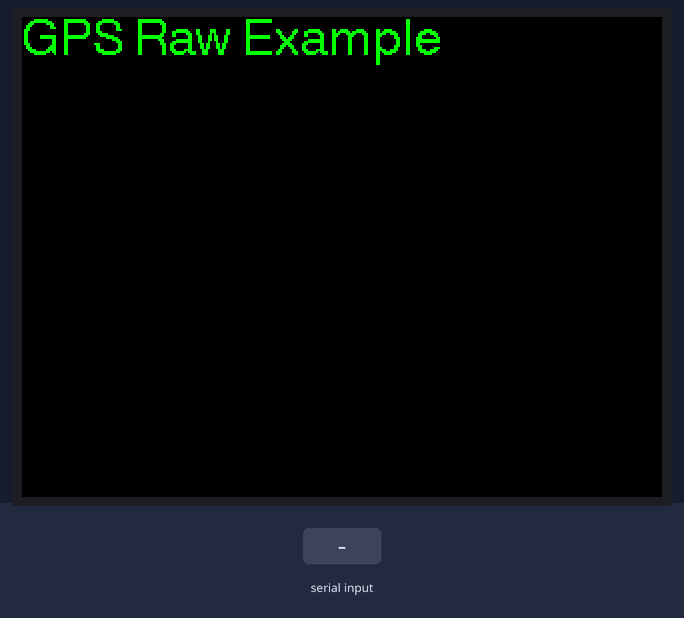
The sketch below on a simulated ESP32. Shown: 320×240 colour display. Inputs (shaded band) come from the test bench. What the sketch prints to the serial monitor is not drawn.

Above: at 1.4 s.
1.5 s: "1\n" received over the second serial link
4.2 s: "0\n" received over the second serial link
At 7.6 s:
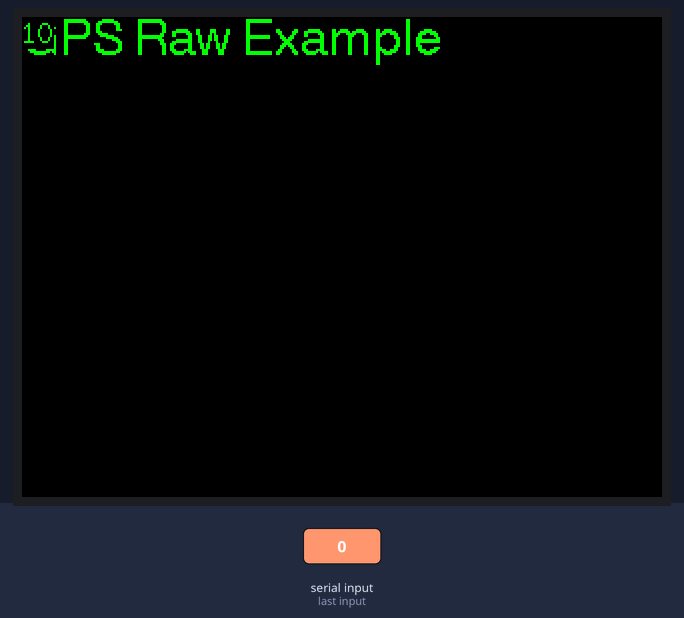
Timing chart, 0 to 9.1 s (numbered marks = the images above; inputs shaded):
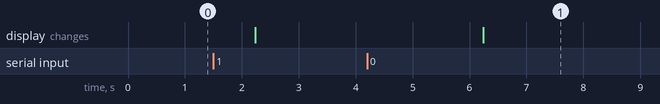

Measured:
- after the input at 4.2 s, the display: changes after 2.0 s (image 1)

The sketch:

GPSRaw.ino
```cpp
/*
  please add TinyGPSPlus to your library first........
  TinyGPSPlus file in M5stack lib examples -> modules -> GPS -> TinyGPSPlus-1.0.2.zip
*/

#include <M5Stack.h>

HardwareSerial GPSRaw(2);

void setup() {

  M5.begin();
  M5.Power.begin();
  GPSRaw.begin(9600);
  Serial.println("hello");
  termInit();
  M5.Lcd.setTextFont(4);
  M5.Lcd.println(("GPS Raw Example"));
}

void loop() {
  // put your main code here, to run repeatedly:
  if(Serial.available()) {
    int ch = Serial.read();
    GPSRaw.write(ch);
  }

  if(GPSRaw.available()) {
    int ch = GPSRaw.read();
    Serial.write(ch);
    termPutchar(ch);
  }
  delay(2000);
}
```

TFT_Terminal.ino
```cpp
// (licence header left out)
#include <M5Stack.h>

// The scrolling area must be a integral multiple of TEXT_HEIGHT
#define TEXT_HEIGHT 16 // Height of text to be printed and scrolled
#define TOP_FIXED_AREA 14 // Number of lines in top fixed area (lines counted from top of screen)
#define BOT_FIXED_AREA 0 // Number of lines in bottom fixed area (lines counted from bottom of screen)
#define YMAX 240 // Bottom of screen area

// The initial y coordinate of the top of the scrolling area
uint16_t yStart = 16;
// yArea must be a integral multiple of TEXT_HEIGHT
uint16_t yArea = YMAX-TOP_FIXED_AREA-BOT_FIXED_AREA;
// The initial y coordinate of the top of the bottom text line
// uint16_t yDraw = YMAX - BOT_FIXED_AREA - TEXT_HEIGHT;
uint16_t yDraw = 0;

// Keep track of the drawing x coordinate
uint16_t xPos = 0;

// For the byte we read from the serial port
byte data = 0;

// A few test variables used during debugging
boolean change_colour = 1;
boolean selected = 1;

// We have to blank the top line each time the display is scrolled, but this takes up to 13 milliseconds
// for a full width line, meanwhile the serial buffer may be filling... and overflowing
// We can speed up scrolling of short text lines by just blanking the character we drew
int blank[19]; // We keep all the strings pixel lengths to optimise the speed of the top line blanking

void termInit() {
  // Setup the TFT display
  // M5.begin();
  // M5.Lcd.setRotation(5); // Must be setRotation(0) for this sketch to work correctly
  M5.Lcd.fillScreen(TFT_BLACK);

  // Setup baud rate and draw top banner
  // Serial.begin(115200);

  // M5.Lcd.setTextColor(TFT_WHITE, TFT_BLUE);
  // M5.Lcd.fillRect(0,0,320,TEXT_HEIGHT, TFT_BLUE);
  // M5.Lcd.drawCentreString(" Serial Terminal - 115200 baud ",320/2,0,2);

  // Change colour for scrolling zone text
  M5.Lcd.setTextColor(GREEN, TFT_BLACK);

  // Setup scroll area
  // setupScrollArea(TOP_FIXED_AREA, BOT_FIXED_AREA);
  setupScrollArea(0, 0);
  // Zero the array
  // for (byte i = 0; i<18; i++) blank[i]=0;
}


void termPutchar(unsigned char data) {
  //  These lines change the text colour when the serial buffer is emptied
  //  These are test lines to see if we may be losing characters
  //  Also uncomment the change_colour line below to try them
  //
  //  if (change_colour){
  //  change_colour = 0;
  //  if (selected == 1) {M5.Lcd.setTextColor(TFT_CYAN, TFT_BLACK); selected = 0;}
  //  else {M5.Lcd.setTextColor(TFT_MAGENTA, TFT_BLACK); selected = 1;}
  //}

  // while (Serial.available())
  {
    // data = Serial.read();
    // If it is a CR or we are near end of line then scroll one line
    if (data == '\r' || xPos>311) {
      xPos = 0;
      yDraw = scroll_line(); // It can take 13ms to scroll and blank 16 pixel lines
    }
    if (data > 31 && data < 128) {
      xPos += M5.Lcd.drawChar(data,xPos,yDraw,2);
      // blank[(18+(yStart-TOP_FIXED_AREA)/TEXT_HEIGHT)%19]=xPos; // Keep a record of line lengths
    }
    //change_colour = 1; // Line to indicate buffer is being emptied
  }
}

void printString(unsigned char *str)
{
  while(*str) termPutchar(*str++);
}

// ##############################################################################################
// Call this function to scroll the display one text line
// ##############################################################################################
int scroll_line() {
  int yTemp = yStart; // Store the old yStart, this is where we draw the next line
  // Use the record of line lengths to optimise the rectangle size we need to erase the top line
  // M5.Lcd.fillRect(0,yStart,blank[(yStart-TOP_FIXED_AREA)/TEXT_HEIGHT],TEXT_HEIGHT, TFT_BLACK);
  M5.Lcd.fillRect(0,yStart,320,TEXT_HEIGHT, TFT_BLACK);

  // Change the top of the scroll area
  yStart+=TEXT_HEIGHT;
  // The value must wrap around as the screen memory is a circular buffer
  // if (yStart >= YMAX - BOT_FIXED_AREA) yStart = TOP_FIXED_AREA + (yStart - YMAX + BOT_FIXED_AREA);
  if (yStart >= YMAX) yStart = 0;
  // Now we can scroll the display
  scrollAddress(yStart);
  return  yTemp;
}

// ##############################################################################################
// Setup a portion of the screen for vertical scrolling
// ##############################################################################################
// We are using a hardware feature of the display, so we can only scroll in portrait orientation
void setupScrollArea(uint16_t tfa, uint16_t bfa) {
  M5.Lcd.writecommand(ILI9341_VSCRDEF); // Vertical scroll definition
  M5.Lcd.writedata(tfa >> 8);           // Top Fixed Area line count
  M5.Lcd.writedata(tfa);
  M5.Lcd.writedata((YMAX-tfa-bfa)>>8);  // Vertical Scrolling Area line count
  M5.Lcd.writedata(YMAX-tfa-bfa);
  M5.Lcd.writedata(bfa >> 8);           // Bottom Fixed Area line count
  M5.Lcd.writedata(bfa);
}

// ##############################################################################################
// Setup the vertical scrolling start address pointer
// ##############################################################################################
void scrollAddress(uint16_t vsp) {
  M5.Lcd.writecommand(ILI9341_VSCRSADD); // Vertical scrolling pointer
  M5.Lcd.writedata(vsp>>8);
  M5.Lcd.writedata(vsp);
}
```
